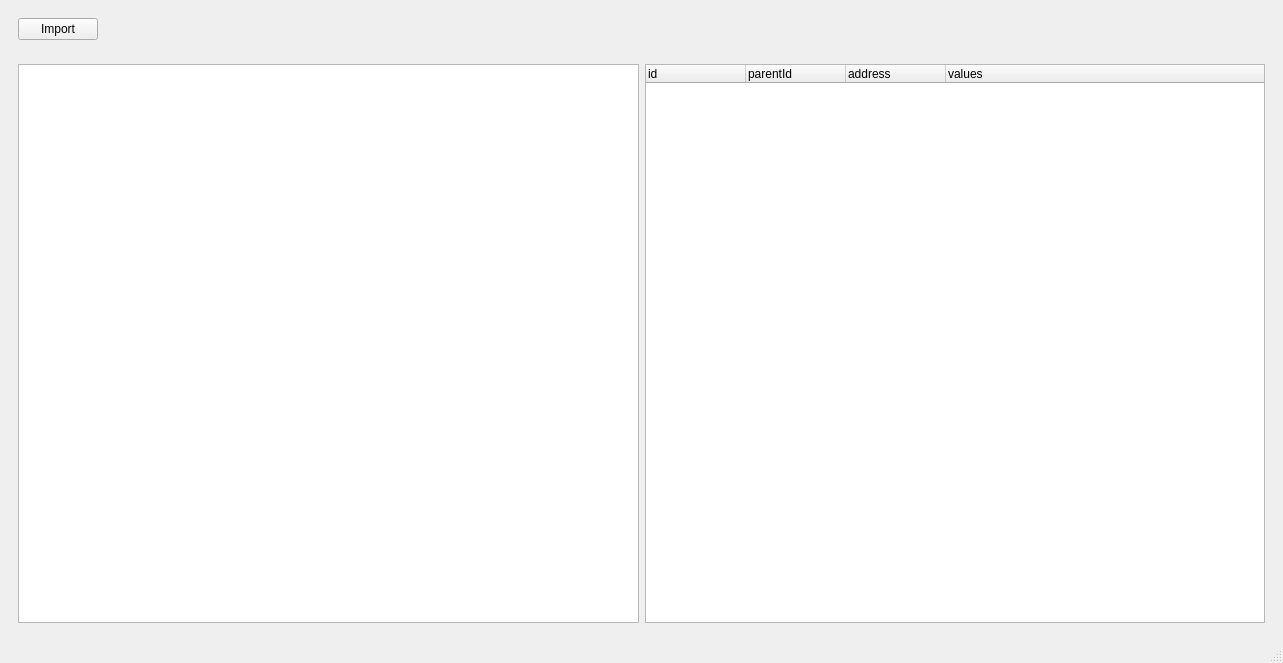
<?xml version="1.0" encoding="UTF-8"?>
<ui version="4.0">
 <class>MainWindow</class>
 <widget class="QMainWindow" name="MainWindow">
  <property name="geometry">
   <rect>
    <x>0</x>
    <y>0</y>
    <width>1283</width>
    <height>663</height>
   </rect>
  </property>
  <property name="windowTitle">
   <string>MainWindow</string>
  </property>
  <widget class="QWidget" name="centralwidget">
   <layout class="QVBoxLayout" name="verticalLayout">
    <item>
     <widget class="QWidget" name="widget" native="true">
      <layout class="QHBoxLayout" name="horizontalLayout_2">
       <item>
        <widget class="QPushButton" name="pushButtonImportCsv">
         <property name="text">
          <string>Import</string>
         </property>
        </widget>
       </item>
       <item>
        <spacer name="horizontalSpacer">
         <property name="orientation">
          <enum>Qt::Horizontal</enum>
         </property>
         <property name="sizeHint" stdset="0">
          <size>
           <width>680</width>
           <height>20</height>
          </size>
         </property>
        </spacer>
       </item>
      </layout>
     </widget>
    </item>
    <item>
     <widget class="QWidget" name="widget_2" native="true">
      <layout class="QHBoxLayout" name="horizontalLayout">
       <item>
        <widget class="QTableView" name="tableView"/>
       </item>
       <item>
        <widget class="QTreeWidget" name="treeWidget">
         <column>
          <property name="text">
           <string>id</string>
          </property>
         </column>
         <column>
          <property name="text">
           <string>parentId</string>
          </property>
         </column>
         <column>
          <property name="text">
           <string>address</string>
          </property>
         </column>
         <column>
          <property name="text">
           <string>values</string>
          </property>
         </column>
        </widget>
       </item>
      </layout>
     </widget>
    </item>
   </layout>
  </widget>
  <widget class="QMenuBar" name="menubar">
   <property name="geometry">
    <rect>
     <x>0</x>
     <y>0</y>
     <width>1283</width>
     <height>21</height>
    </rect>
   </property>
  </widget>
  <widget class="QStatusBar" name="statusbar"/>
 </widget>
 <resources/>
 <connections/>
</ui>
